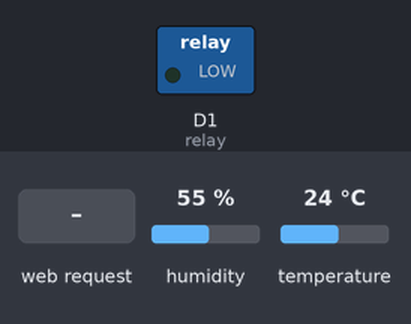
A sketch run on a simulated ESP8266 (NodeMCU). Parts: switched loads named in the sketch (green lamp = pin HIGH). Inputs (shaded band) come from the test bench; at power-on: humidity 55 %, temperature 24 °C. WiFi joins after 1.5 s; servers stay silent unless stated; what the sketch prints to the serial monitor is not drawn.

Above: at 2.7 s.
2.8 s: HTTP request GET /OFF received
At 3.4 s:
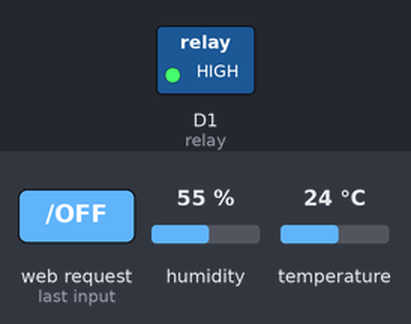
4.3 s: HTTP request GET /ON received
At 4.9 s:
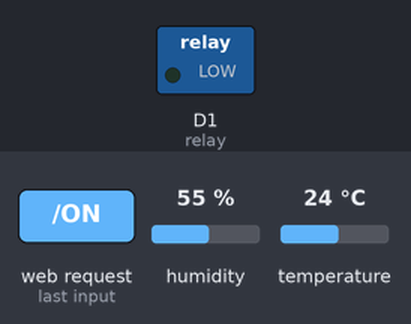
Timing chart, 0 to 7.3 s (numbered marks = the images above; inputs shaded):
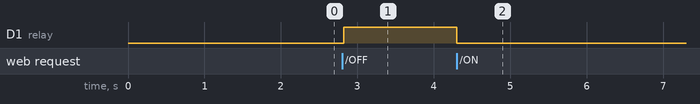

The sketch:

power_strip_remote_control.ino
```cpp
#include <ESP8266WiFi.h>
#include <DHT.h>

const char* ssid = "***********";
const char* password = "*****";
WiFiServer server(80);
WiFiClient client;

int relay = D1;
int PIN_DHT = D2;
int buzzer = D8;
DHT DHTsensor(PIN_DHT, DHT11);

void setup() {
  Serial.begin(9600);

  WiFi.mode(WIFI_STA);
  WiFi.begin(ssid, password);

  while (WiFi.status() != WL_CONNECTED) {
    delay(500);
    Serial.print(".");
  }
  Serial.println("");
  Serial.print("Connecting to ");
  Serial.println(ssid);
  Serial.print("IP address: ");
  Serial.println(WiFi.localIP());

  server.begin();
  Serial.println("Server started");

  pinMode(relay, OUTPUT);
  digitalWrite(relay, LOW);

  DHTsensor.begin();
}

void loop() {
  client = server.available();
  if(!client) return;

  Serial.println("새로운 클라이언트");
  while (!client.available()) {
    delay(1);
  }
  String request = client.readStringUntil('\r');
  Serial.println("request: ");
  Serial.println(request);
  client.flush();

  float humidity = DHTsensor.readHumidity();
  float temp = DHTsensor.readTemperature();


  if(request.indexOf("/ON") != -1) {
    digitalWrite(relay, LOW);
  }

  if(request.indexOf("/OFF") != -1) {
    digitalWrite(relay, HIGH);
  }

  if(-5>=temp && 40<=temp) {
    digitalWrite(relay, HIGH);
    tone(buzzer, 987);
    delay(1000);
    tone(buzzer, 523);
    delay(1000);
  }

  if(humidity >= 85) {
    digitalWrite(relay, HIGH);
    tone(buzzer, 987);
    delay(1000);
    tone(buzzer, 523);
    delay(1000);
  }

  else {
    noTone(buzzer);
  }


  client.print("HTTP/1.1 200 OK");
  client.print("Content-Type: text/html\r\n\r\n");
  client.print("<!DOCTYPE HTML>");
  client.print("<html>");
  client.print("<head>");
  client.print("<meat charset=\"UTF-8\"http-equiv=\"refresh\"content=\"1\">");
  client.print("<title>multitap controller</title>");
  client.print("</head>");
  client.print("<body>");
  client.print("<h2>multitap controller</h2>");
  client.print("<br>");
  client.print("<a href=\"/ON\"\"><button>ON</button></a>");
  client.print("<a href=\"/OFF\"\"><button>OFF</button></a>");
  client.print("<br>");
  client.print("<Temperature: >");
  client.print(temp);
  client.print("&#8451");
  client.print("<br>");
  client.print("<Humidity: >");
  client.print(humidity);
  client.print("%");
  client.print("</body>");
  client.print("</html>");
  delay(1);
  Serial.println("Client disonnected");
  Serial.println("");
}
```

Measured:
- after the input at 2.8 s, D1 (relay): LOW → HIGH at once
- after the input at 4.3 s, D1 (relay): HIGH → LOW at once
